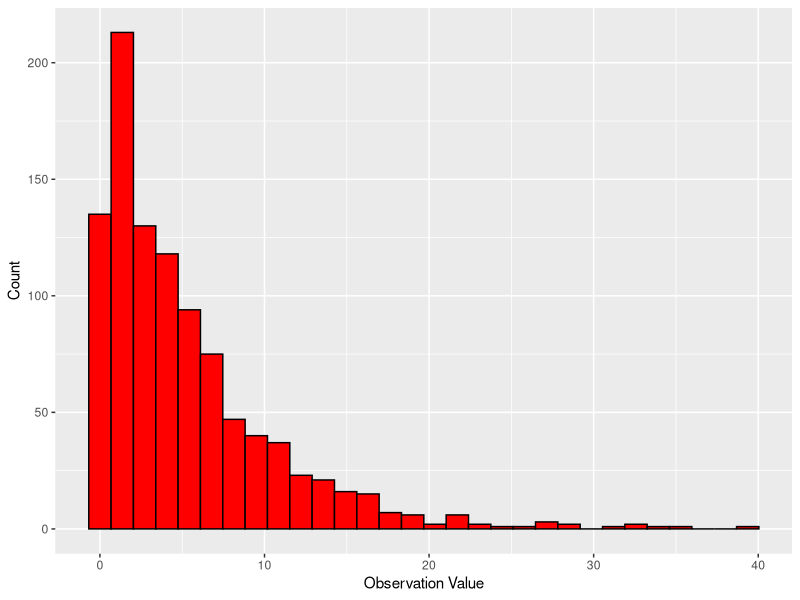
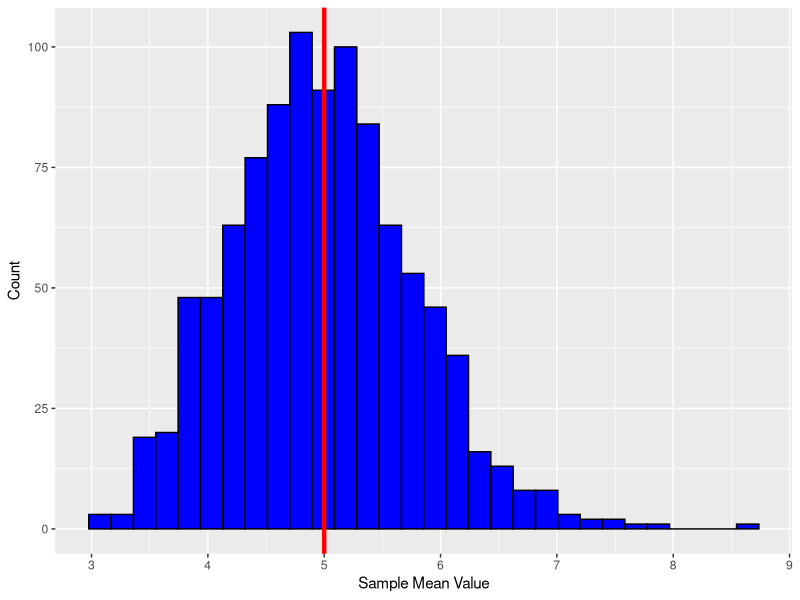
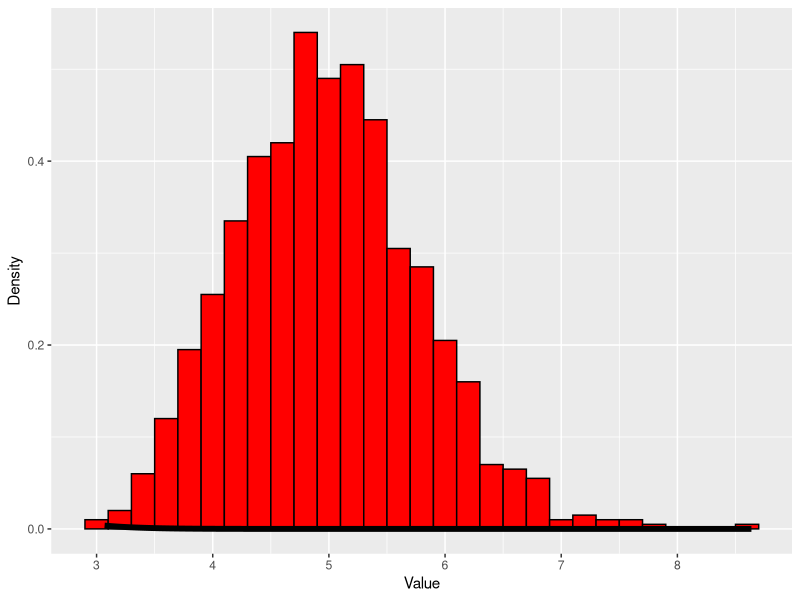

R code for these plots, in order:
## ---- chunk 1
#Load the simulation parameters and necessary libraries
library(ggplot2)
set.seed(555)
lambda=0.2
n=40
B=1000
## ---- chunk 2
expDraw <- data.frame(expData=rexp(B,lambda),id='exp')
## ---- chunk 3
meanDraw <- data.frame(meanData=apply(matrix(rexp(B*n,lambda),B,n),1,mean),id='mean')
## ---- chunk 4
e <- ggplot(expDraw, aes(x=expData)) + 
     geom_histogram(colour='black', fill='red',show_guide=FALSE) +
     labs(x = "Observation Value", y = "Count")
m <- ggplot(meanDraw, aes(x=meanData)) + 
     geom_histogram(colour='black', fill='blue',show_guide=FALSE) +
     geom_vline(aes(xintercept=1/lambda), colour='red',lwd=1.5) + 
     labs(x = "Sample Mean Value", y = "Count")
e;m
## ---- chunk 5
xBar <- round(mean(meanDraw$meanData),2)
## ---- chunk 6
sSQ <- round(var(meanDraw$meanData),3)
## ---- chunk 7
m <- ggplot(meanDraw, aes(x=meanData)) + 
     geom_histogram(binwidth=.2, aes(y = ..density..), 
                    colour='black', fill='red', show_guide=FALSE) +
     stat_function(fun=dnorm,size=2,arg = list(mean = xBar, sd = sqrt(sSQ))) +
     labs(x = "Value", y = "Density")
m
